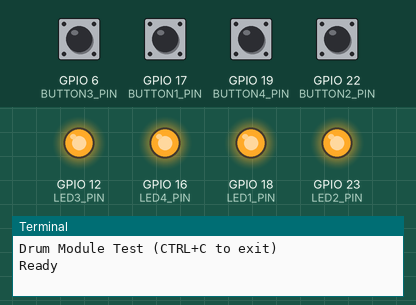
Bench run of a program on a simulated Raspberry Pi (BCM pin numbers). On the bench: output pins drawn as LEDs (lit = HIGH), the last lines printed to the terminal. Dashed ring = blinking. The inputs (shaded band) are chosen by the test bench; at power-on: GPIO 6 (BUTTON3_PIN), GPIO 17 (BUTTON1_PIN), GPIO 19 (BUTTON4_PIN), GPIO 22 (BUTTON2_PIN) HIGH. Sound played through the audio output is not drawn and takes no time.

Above: at 5.4 s.
5.5 s: GPIO 6 (BUTTON3_PIN) pulled LOW for 0.15 s
At 6.7 s:
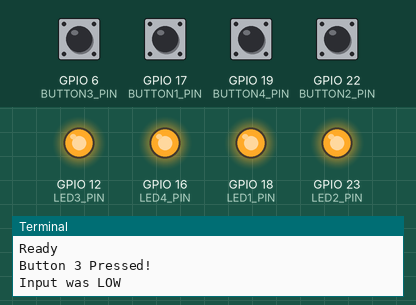
7.1 s: GPIO 19 (BUTTON4_PIN) pulled LOW for 0.15 s
At 8.1 s:
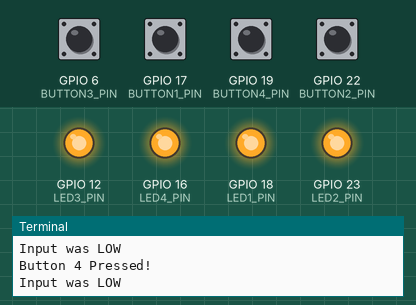
8.7 s: GPIO 22 (BUTTON2_PIN) pulled LOW for 0.15 s
At 9.3 s:
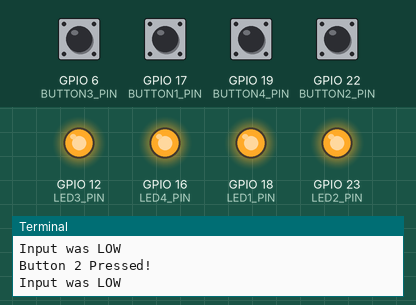
10.3 s: GPIO 17 (BUTTON1_PIN) pulsed LOW 5 times (0.12 s each, 0.3 s apart)
At 12.3 s:
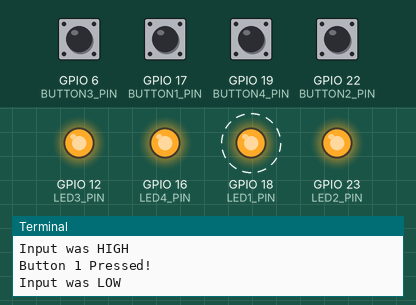
Timing chart, 0 to 13.8 s (numbered marks = the images above; inputs shaded):
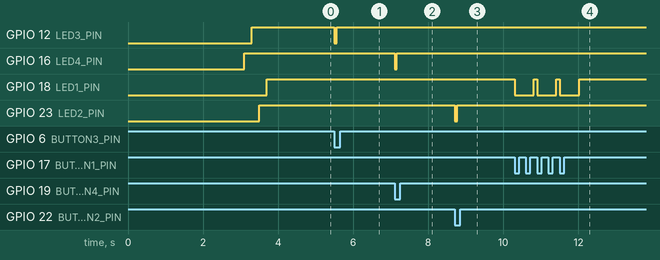

Measured:
- after the input at 5.5 s, GPIO 12 (LED3_PIN): HIGH → LOW at once, → HIGH 0.07 s later
- after the input at 7.1 s, GPIO 16 (LED4_PIN): HIGH → LOW at once, → HIGH 0.07 s later
- after the input at 8.7 s, GPIO 23 (LED2_PIN): HIGH → LOW at once, → HIGH 0.07 s later
- after the input at 10.3 s, GPIO 18 (LED1_PIN): alternates HIGH for 0.08 s and LOW for 0.52 s, 6 changes in all, then stays HIGH, starting at once

The program:

drum-master-WORKING.py
```python
#!/usr/bin/python
# coding: utf-8
import RPi.GPIO as GPIO
import time
import os

GPIO.setmode(GPIO.BCM)

BUTTON1_PIN = 17
LED1_PIN = 18
DRUM1_SOUND = "/root/GPIO/DRUM/sounds/drum1.mp3"

BUTTON2_PIN = 22
LED2_PIN = 23
DRUM2_SOUND = "/root/GPIO/DRUM/sounds/drum2.mp3"

BUTTON3_PIN = 6
LED3_PIN = 12
DRUM3_SOUND = "/root/GPIO/DRUM/sounds/drum3.mp3"

BUTTON4_PIN = 19
LED4_PIN = 16
DRUM4_SOUND = "/root/GPIO/DRUM/sounds/drum4.mp3"

################## Put GPIO.setup Button / Toggle 5 in here #####################

#BUTTON5_PIN = ??
#LED4_PIN = ??

##################################################################################

GPIO.setup(BUTTON1_PIN, GPIO.IN)
GPIO.setup(LED1_PIN, GPIO.OUT)

GPIO.setup(BUTTON2_PIN, GPIO.IN)
GPIO.setup(LED2_PIN, GPIO.OUT)

GPIO.setup(BUTTON3_PIN, GPIO.IN)
GPIO.setup(LED3_PIN, GPIO.OUT)

GPIO.setup(BUTTON4_PIN, GPIO.IN)
GPIO.setup(LED4_PIN, GPIO.OUT)

################## Put GPIO.setup Button / Toggle 5 in here #####################


#################################################################################

#if GPIO.input(BUTTON1_PIN):
#    print('Input was HIGH')
#else:
#    print('Input was LOW')

def DRUM1(BUTTON1_PIN):
	print ("Button 1 Pressed!")
	if GPIO.input(BUTTON1_PIN):
    		print('Input was HIGH')
	else:
    		print('Input was LOW')
		GPIO.output(LED1_PIN, False)
		os.system('mpg321 -q ' + DRUM1_SOUND + ' &')
		time.sleep(0.5)
		GPIO.output(LED1_PIN, True)

def DRUM2(BUTTON2_PIN):
	print ("Button 2 Pressed!")
	if GPIO.input(BUTTON2_PIN):
    		print('Input was HIGH')
	else:
    		print('Input was LOW')
		GPIO.output(LED2_PIN, False)
		os.system('mpg321 -q ' + DRUM2_SOUND + ' &')
		time.sleep(0.05)
		GPIO.output(LED2_PIN, True)

def DRUM3(BUTTON3_PIN):
	print ("Button 3 Pressed!")
	if GPIO.input(BUTTON3_PIN):
    		print('Input was HIGH')
	else:
    		print('Input was LOW')

	GPIO.output(LED3_PIN, False)
	os.system('mpg321 -q ' + DRUM3_SOUND + ' &')
	time.sleep(0.05)
	GPIO.output(LED3_PIN, True)

def DRUM4(BUTTON4_PIN):
	print ("Button 4 Pressed!")
	if GPIO.input(BUTTON4_PIN):
    		print('Input was HIGH')
	else:
    		print('Input was LOW')

	GPIO.output(LED4_PIN, False)
	os.system('mpg321 -q ' + DRUM4_SOUND + ' &')
	time.sleep(0.05)
	GPIO.output(LED4_PIN, True)

################## Put Button / Toggle 5 main code in here #####################


#################################################################################


print "Drum Module Test (CTRL+C to exit)"

time.sleep(2)

GPIO.output(LED1_PIN, False)
time.sleep(0.2)
GPIO.output(LED2_PIN, False)
time.sleep(0.2)
GPIO.output(LED3_PIN, False)
time.sleep(0.2)
GPIO.output(LED4_PIN, False)
time.sleep(0.5)

################## Put GPIO.output LED 5 in here #####################


#################################################################################


GPIO.output(LED4_PIN, True)
time.sleep(0.2)
GPIO.output(LED3_PIN, True)
time.sleep(0.2)
GPIO.output(LED2_PIN, True)
time.sleep(0.2)
GPIO.output(LED1_PIN, True)
time.sleep(0.5)

################## Put GPIO.output LED 5 in here #####################


#################################################################################


print "Ready"

try:
	GPIO.add_event_detect(BUTTON1_PIN, GPIO.FALLING, callback=DRUM1)
	GPIO.add_event_detect(BUTTON2_PIN, GPIO.FALLING, callback=DRUM2)
	GPIO.add_event_detect(BUTTON3_PIN, GPIO.FALLING, callback=DRUM3)
	GPIO.add_event_detect(BUTTON4_PIN, GPIO.FALLING, callback=DRUM4)

################## Put GPIO Event handling butoon 5 in here #####################


#################################################################################


	while 1:
		time.sleep(100)

except KeyboardInterrupt:
	print "Quit"
	GPIO.cleanup()
```
